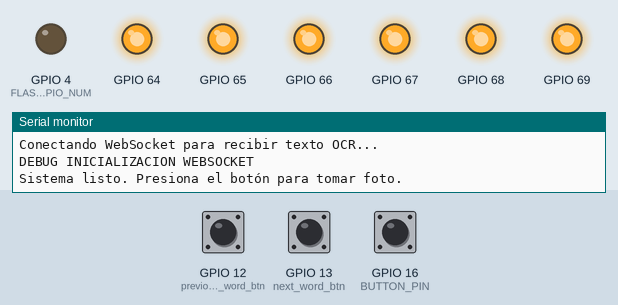
Simulated run of this sketch. Board: ESP32. Shown: output pins drawn as LEDs (lit = HIGH), the last lines printed to the serial monitor. The test bench sets the inputs (shaded band); at power-on: GPIO 16 (BUTTON_PIN) HIGH, GPIO 12 (previous_word_btn) HIGH, GPIO 13 (next_word_btn) HIGH. WiFi joins after 1.5 s; servers stay silent unless stated; uploads are accepted with an empty reply; the camera gives no picture.

Above: at 3.1 s.
At 6.3 s:
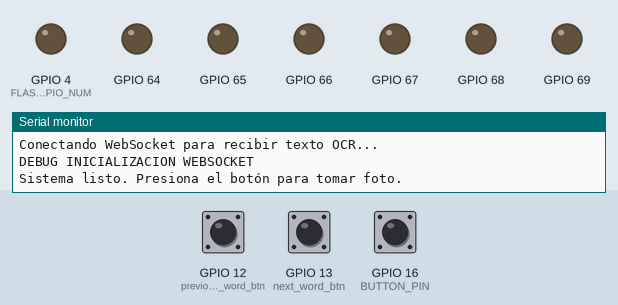
6.4 s: GPIO 16 (BUTTON_PIN) pulled LOW for 0.15 s
At 6.53 s:
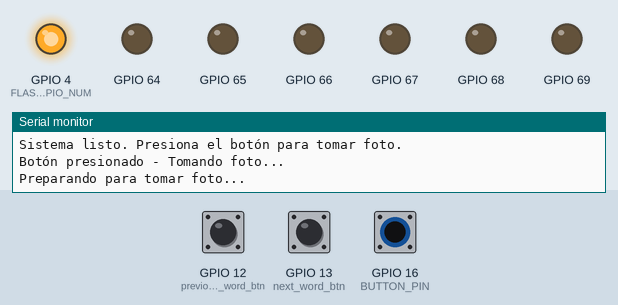
Timing chart, 0 to 9.4 s (numbered marks = the images above; inputs shaded):
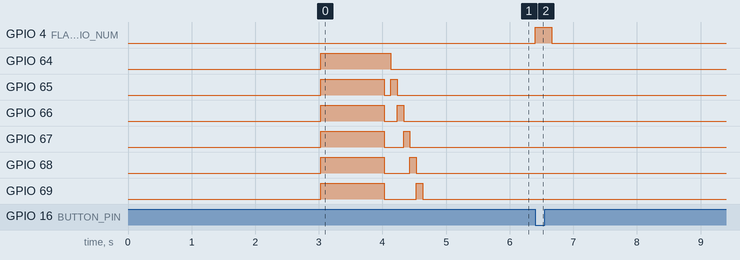

Measured:
- after the input at 6.4 s, GPIO 4 (FLASH_GPIO_NUM): LOW → HIGH at once, → LOW 0.26 s later

The sketch:

sketch_3.1_debug.ino
```cpp
/*COMENTARIOS

Instalar ARDUINO IDE

Board:

ESP32 byEspressif Systems

Librerias:

PCF8574 by Rob Tillaart

ArduinoWebsockets by Gil Maimon


**** CODIGO PARA 1 SOLO MODULO BRAILLE ****

=====CODIGO PARA CONFIGURACION CON EL EXPANSOR GPIO, CONSIDERAR QUE LOS BOTONES SE CONECTAN AL ESP32-CAM=====

ORDEN DE DESIGNACION DE PINES PARA LOS MOD. BRAILLE:

6 3
5 2
4 1

CAMBIOS REALIZADOS:
- MSJS DE DEBUG EN SETUP()
*/

#include "esp_camera.h"
#include <WiFi.h>
#include <HTTPClient.h>

#include <Wire.h>
#include <PCF8574.h>

#include <ArduinoWebsockets.h>
using namespace websockets;
WebsocketsClient client;

const int NUM_LEDS_POR_MODULO = 6;
PCF8574 expansor(0x20);
String palabra = "";

/*----------------------MODIFICABLES------------------------*/

const char* ssid = "Nombre_red_wifi";
const char* password = "Contraseña_wifi";
const char* serverIP = "192.168.1.100"; // IP del servidor local (PC)
const int serverPort = 8080;

const int NUM_MODULOS = 1; // Cantidad de modulos Braille

// Configuración de pines del expansor para los módulos braille
const int braillePins[NUM_MODULOS][NUM_LEDS_POR_MODULO] = {
    {0, 1, 2, 3, 4, 5}    // Módulo 1
  };

// Hay que modificar el codigo dependiendo si se agregan o quitan estas variables
int letra1;   // Índices de letras actuales

#define previous_word_btn 12   // Botón palabra anterior
#define next_word_btn 13    // Botón palabra siguiente
#define BUTTON_PIN 16      // Botón camara

// Config. del expansor en setup()

/*---------------------------------------------------------*/


// -------------Mapa de pines del ESP32-------------

/* PINES DISPONIBLES EN UN ESP32-CAM:

GPIO 0          - Nose pero no tocar uwu arigato
GPIO 1  (TX)    -    NO USAR
GPIO 3  (RX)    -    NO USAR

GPIO 12         - Disponible   BTN ANT
GPIO 13         - Disponible   BTN SIG
GPIO 14         - Disponible   EXPANSOR
GPIO 15         - Disponible   EXPANSOR
GPIO 16         - Disponible   BTN CAM

GPIO 2          - LED interno
GPIO 4          - LED flash

*/

/*----------------------------------------------*/

#define FLASH_GPIO_NUM     4  // Pin del flash
bool flashEnabled = true;

// Configuracion pines de la camara
#define PWDN_GPIO_NUM     32
#define RESET_GPIO_NUM    -1
#define XCLK_GPIO_NUM      0
#define SIOD_GPIO_NUM     26
#define SIOC_GPIO_NUM     27
#define Y9_GPIO_NUM       35
#define Y8_GPIO_NUM       34
#define Y7_GPIO_NUM       39
#define Y6_GPIO_NUM       36
#define Y5_GPIO_NUM       21
#define Y4_GPIO_NUM       19
#define Y3_GPIO_NUM       18
#define Y2_GPIO_NUM        5
#define VSYNC_GPIO_NUM    25
#define HREF_GPIO_NUM     23
#define PCLK_GPIO_NUM     22

// Mapa de caracteres braille (a-z)
const unsigned char brailleMap[26] = {
  0b000001, // a - ⠁
  0b000011, // b - ⠃
  0b001001, // c - ⠉
  0b011001, // d - ⠙
  0b010001, // e - ⠑
  0b001011, // f - ⠋
  0b011011, // g - ⠛
  0b010011, // h - ⠓
  0b001010, // i - ⠊
  0b011010, // j - ⠚
  0b000101, // k - ⠅
  0b000111, // l - ⠇
  0b001101, // m - ⠍
  0b011101, // n - ⠝
  0b010101, // o - ⠕
  0b001111, // p - ⠏
  0b011111, // q - ⠟
  0b010111, // r - ⠗
  0b001110, // s - ⠎
  0b011110, // t - ⠞
  0b100101, // u - ⠥
  0b100111, // v - ⠧
  0b111010, // w - ⠺
  0b101101, // x - ⠭
  0b111101, // y - ⠽
  0b110101  // z - ⠵
};

// Mapa de números braille (0-9)
const unsigned char numberMap[10] = {
  0b011010, // 0 - ⠚
  0b000001, // 1 - ⠁
  0b000011, // 2 - ⠃
  0b001001, // 3 - ⠉
  0b011001, // 4 - ⠙
  0b010001, // 5 - ⠑
  0b001011, // 6 - ⠋
  0b011011, // 7 - ⠛
  0b010011, // 8 - ⠓
  0b001010  // 9 - ⠊
};

// Caracteres especiales
// Realizar correccion si es necesaria
const unsigned char specialCharMap[][2] = {
  {' ', 0b000000}, // espacio
  {'.', 0b000100}, // punto
  {',', 0b000010}, // coma
  {';', 0b000110}, // punto y coma
  {':', 0b010010}, // dos puntos
  {'?', 0b100110}, // interrogación
  {'!', 0b010110}, // exclamación
  {'-', 0b100100}, // guión
  {'#', 0b111100}  // indicador numérico
};

bool palabra_existe = false;  // Flag para palabra existente

bool buttonPressed = false; // Para boton de la camara
bool lastButtonState = HIGH;

bool expansorDisponible = false;
/*-------------------------------------------------------------------------------*/

void setup() {
  Serial.begin(115200);
  Serial.println("Sistema Braille Iniciado");
  //new
  printResetReason();
  //
  pinMode(FLASH_GPIO_NUM, OUTPUT);
  digitalWrite(FLASH_GPIO_NUM, LOW);

  //Debug
  Serial.println("DEBUG CONF FLASH");

  // Configuración expansor
  Wire.begin(14, 15); // SDA = GPIO14, SCL = GPIO15 on ESP32-CAM
  Wire.setClock(100000);

    //Debug
    Serial.println("DEBUG CONF Expansor (begin y clock)");

  //new

  if (!initExpansor()) {
    Serial.println("ERROR: No se pudo inicializar el expansor PCF8574");
    Serial.println("Continuando sin expansor...");
    // No terminar la ejecución, continuar sin expansor
  }

  //Debug
  Serial.println("DEBUG INICIALIZACION EXPANSOR");

  // Conectar a WiFi
  connectToWiFi();

  //Debug
  Serial.println("DEBUG CONEXION WIFI");


   /*Configuracion botones*/
  pinMode(BUTTON_PIN, INPUT_PULLUP); // Boton camara
  pinMode(previous_word_btn, INPUT_PULLUP); // Boton palabra ant
  pinMode(next_word_btn, INPUT_PULLUP); // Boton palabra sig
  /*---------------------*/

  //Debug
  Serial.println("DEBUG CONFIG BOTONES CAM, PALABRAS ANT/SIG");

  /*Inicializar Camara*/
  if (!initCamera()) {
    Serial.println("¡Error fatal! No se pudo inicializar la cámara");
    while (true); // Detener ejecución
  }
  //Debug
  Serial.println("DEBUG INICIALIZACION CÁMARA");

  // Configuracion del WebSocket para recibir texto del OCR
  client.onMessage(onMessageCallback);
  client.onEvent(onEventsCallback);
  connectWebSocket();

  //Debug
  Serial.println("DEBUG INICIALIZACION WEBSOCKET");

  Serial.println("Sistema listo. Presiona el botón para tomar foto.");

  if (expansorDisponible) {
    testLEDs();
  }
  limpiarLEDs();

  delay(500);
  //fin setup()
}


// 3. Función para inicializar y verificar el expansor
bool initExpansor() {
  expansor.begin();

  // Verificar si el PCF8574 responde
  Wire.beginTransmission(0x20);
  byte error = Wire.endTransmission();

  if (error == 0) {
    Serial.println("PCF8574 encontrado y funcionando");
    expansorDisponible = true;

    // Inicializar pines del expansor
    for (int modulo = 0; modulo < NUM_MODULOS; modulo++) {
      for (int led = 0; led < NUM_LEDS_POR_MODULO; led++) {
        expansor.write(braillePins[modulo][led], LOW);
      }
    }
    return true;
  } else {
    Serial.println("PCF8574 no responde en dirección 0x20");
    expansorDisponible = false;
    return false;
  }
}

unsigned long lastDebounceTime = 0;
const unsigned long debounceDelay = 50;

void loop() {
  // Verificar estado WiFi de forma más segura
  static unsigned long lastWiFiCheck = 0;
  if (millis() - lastWiFiCheck > 30000) { // Cada 30 segundos
    if (WiFi.status() != WL_CONNECTED) {
      Serial.println("WiFi perdido. Reconectando...");
      connectToWiFi();
    }
    lastWiFiCheck = millis();
  }

  // Manejo de botón con protección adicional
  bool currentButtonState = digitalRead(BUTTON_PIN);
  if (lastButtonState == HIGH && currentButtonState == LOW) {
    if (millis() - lastDebounceTime > debounceDelay) {
      buttonPressed = true;
      lastDebounceTime = millis();
    }
  }
  lastButtonState = currentButtonState;

  if (buttonPressed) {
    buttonPressed = false;
    Serial.println("Botón presionado - Tomando foto...");
    if (WiFi.status() == WL_CONNECTED) {
      takePhotoAndSend();
    } else {
      Serial.println("WiFi no disponible - no se puede enviar foto");
    }
  }

  // WebSocket solo si WiFi está conectado
  if (WiFi.status() == WL_CONNECTED) {
    client.poll();
  }

  manejarBotonAnterior();
  manejarBotonSiguiente();
  actualizarEstadoPalabra();
}


/*FUNCIONES PARA EL SISTEMA*/

/*===============F. SOLO CAMARA, ENVIADO Y RECIBIDO DE FOTOS, Y RELACIONADOS===============*/
bool initCamera() {

  Serial.println("Prueba 1");
  camera_config_t config;
  config.ledc_channel = LEDC_CHANNEL_0;
  config.ledc_timer = LEDC_TIMER_0;
  Serial.println("Prueba 2");
  config.pin_d0 = Y2_GPIO_NUM;
  config.pin_d1 = Y3_GPIO_NUM;
  config.pin_d2 = Y4_GPIO_NUM;
  config.pin_d3 = Y5_GPIO_NUM;
  config.pin_d4 = Y6_GPIO_NUM;
  config.pin_d5 = Y7_GPIO_NUM;
  config.pin_d6 = Y8_GPIO_NUM;
  config.pin_d7 = Y9_GPIO_NUM;
  Serial.println("Prueba 3");
  config.pin_xclk = XCLK_GPIO_NUM;
  config.pin_pclk = PCLK_GPIO_NUM;
  config.pin_vsync = VSYNC_GPIO_NUM;
  config.pin_href = HREF_GPIO_NUM;
  Serial.println("Prueba 4");
  config.pin_sccb_sda = SIOD_GPIO_NUM;
  config.pin_sccb_scl = SIOC_GPIO_NUM;
  config.pin_pwdn = PWDN_GPIO_NUM;
  config.pin_reset = RESET_GPIO_NUM;
  Serial.println("Prueba 5");
  config.xclk_freq_hz = 20000000;
  config.pixel_format = PIXFORMAT_JPEG;
  Serial.println("Prueba 6");
  // Calidad de imagen
  config.frame_size = FRAMESIZE_VGA;  // 800x600
  config.jpeg_quality = 12;            // 0-63 (menor = mejor calidad)
  config.fb_count = 1;
  Serial.println("Prueba 7");
  esp_err_t err = esp_camera_init(&config);
  if (err != ESP_OK) {
    Serial.printf("Error inicializando camara: 0x%x", err);
    return false;
  }

  return true;
}

void printResetReason() {
  esp_reset_reason_t reason = esp_reset_reason();

  Serial.print("Motivo del reinicio: ");
  switch(reason) {
    case ESP_RST_POWERON: Serial.println("Encendido"); break;
    case ESP_RST_SW: Serial.println("Software"); break;
    case ESP_RST_PANIC: Serial.println("Pánico/Excepción"); break;
    case ESP_RST_INT_WDT: Serial.println("Watchdog Interrupción"); break;
    case ESP_RST_TASK_WDT: Serial.println("Watchdog Tarea"); break;
    case ESP_RST_WDT: Serial.println("Watchdog General"); break;
    case ESP_RST_DEEPSLEEP: Serial.println("Deep Sleep"); break;
    case ESP_RST_BROWNOUT: Serial.println("Brownout (Voltaje bajo)"); break;
    default: Serial.println("Desconocido"); break;
  }
}

void connectToWiFi() {
  WiFi.disconnect(true);
  delay(1000);
  WiFi.mode(WIFI_STA);

  Serial.printf("Conectando a %s ", ssid);
  WiFi.begin(ssid, password);

  int intentos = 0;
  while (WiFi.status() != WL_CONNECTED && intentos < 20) {
    delay(500);
    Serial.print(".");
    intentos++;
  }

  if (WiFi.status() == WL_CONNECTED) {
    Serial.println("\nConectado!");
    Serial.print("Dirección IP: ");
    Serial.println(WiFi.localIP());
  } else {
    Serial.println("\nNo se pudo conectar a WiFi");
    Serial.println("Continuando sin WiFi...");
  }
}

void takePhotoAndSend() {
  Serial.println("Preparando para tomar foto...");

  // Activar flash (si está habilitado)
  if(flashEnabled) {
    digitalWrite(FLASH_GPIO_NUM, HIGH);
    delay(200);
    Serial.println("Flash activado");
  }

  // Capturar foto
  camera_fb_t *fb = esp_camera_fb_get();

  // Desactivar flash
  if(flashEnabled) {
    digitalWrite(FLASH_GPIO_NUM, LOW);
    Serial.println("Flash desactivado");
  }

  if(!fb) {
    Serial.println("Error: No se pudo capturar la imagen");
    return;
  }

  Serial.printf("Imagen capturada: %zu bytes\n", fb->len);

  // Enviar imagen al servidor =========
  if(WiFi.status() == WL_CONNECTED) {
    HTTPClient http;
    String serverUrl = "http://" + String(serverIP) + ":" + String(serverPort) + "/upload";

    http.begin(serverUrl);
    http.addHeader("Content-Type", "image/jpeg");

    Serial.println("Enviando foto a: " + serverUrl);
    int httpResponseCode = http.POST(fb->buf, fb->len);

    if(httpResponseCode > 0) {
      String response = http.getString();
      Serial.printf("Respuesta del servidor: %d - %s\n", httpResponseCode, response.c_str());
    } else {
      Serial.printf("Error enviando imagen: %d\n", httpResponseCode);
    }

    http.end();
  } else {
    Serial.println("Error: WiFi desconectado");
  }
  // Liberar memoria del framebuffer
  esp_camera_fb_return(fb);
}

void connectWebSocket() {
  String wsUrl = "ws://" + String(serverIP) + ":" + String(serverPort) + "/ws";
  client.connect(wsUrl);
  Serial.println("Conectando WebSocket para recibir texto OCR...");
}

void onMessageCallback(WebsocketsMessage message) {
  palabra = message.data();
  palabra_existe = (palabra != "");
  letra1 = 0;
  mostrarLetras();
  Serial.println("=== TEXTO RECIBIDO ===");
  Serial.println(palabra);
  Serial.println("========================");
}

void onEventsCallback(WebsocketsEvent event, String data) {
  if(event == WebsocketsEvent::ConnectionOpened) {
    Serial.println("WebSocket conectado!");
  } else if(event == WebsocketsEvent::ConnectionClosed) {
    Serial.println("WebSocket desconectado. Reconectando...");
    delay(1000);
    connectWebSocket();
  }
}


/*===============FUNCIONES DE LAS CELDAS BRAILLE Y RELACIONADOS===============*/

void activarCeldasBraille(String texto) {
  palabra = texto; // Asignar el texto directamente
  letra1 = 0;
  mostrarLetras();
}

void manejarBotonAnterior() {
  static unsigned long lastPrevBtnPress = 0;
  static int lastPrevBtnState = HIGH;
  int currentPrevBtnState = digitalRead(previous_word_btn);

  if(currentPrevBtnState == LOW && lastPrevBtnState == HIGH && millis() - lastPrevBtnPress > 300) {
    lastPrevBtnPress = millis();
    if(palabra_existe && letra1 > 0) {
      letra1 -= NUM_MODULOS;
      mostrarLetras();
    }
  }
  lastPrevBtnState = currentPrevBtnState;
}

void manejarBotonSiguiente() {
  static unsigned long lastNextBtnPress = 0;
  static int lastNextBtnState = HIGH;
  int currentNextBtnState = digitalRead(next_word_btn);

  if(currentNextBtnState == LOW && lastNextBtnState == HIGH && millis() - lastNextBtnPress > 300) {
    lastNextBtnPress = millis();
    if(palabra_existe && letra1 < palabra.length() - 1) {
      letra1 += NUM_MODULOS;
      mostrarLetras();
    }
  }
  lastNextBtnState = currentNextBtnState;
}

void actualizarEstadoPalabra() {
  palabra_existe = (palabra != "");
}

// Funciones de visualización braille
void mostrarLetras() {
  //new
  if (!palabra_existe || palabra.length() == 0) {
    limpiarLEDs();
    return;
  }
  //
  if (!palabra_existe || letra1 >= palabra.length()) return;

  limpiarLEDs();

  if (letra1 < palabra.length()) mostrarCaracter(0, letra1);

  // Debug
  Serial.print("Mostrando: ");
  if (letra1 < palabra.length()) Serial.print(palabra.charAt(letra1));
}

void mostrarCaracter(int modulo, int posicion) {
  if (posicion >= palabra.length()) return;

  char caracter = palabra.charAt(posicion);
  unsigned char patron = 0;

  if (isDigit(caracter)) {
    // Los números se muestran directamente con su patrón
    patron = numberMap[caracter - '0'];
  }
  else if (isAlpha(caracter)) {
    // Letras
    patron = brailleMap[tolower(caracter) - 'a'];
  }
  else {
    // Caracteres especiales
    bool encontrado = false;
    for (int i = 0; i < sizeof(specialCharMap) / sizeof(specialCharMap[0]); i++) {
      if (specialCharMap[i][0] == caracter) {
        patron = specialCharMap[i][1];
        encontrado = true;
        break;
      }
    }

    // Si no se encuentra el carácter, usar patrón vacío
    if (!encontrado) {
      patron = 0b000000;
    }
  }

  mostrarPatron(modulo, patron);
}

void mostrarPatron(int modulo, unsigned char patron) {
  if (!expansorDisponible) {
    Serial.println("Expansor no disponible - simulando patrón");
    return;
  }

  for (int led = 0; led < NUM_LEDS_POR_MODULO; led++) {
    bool ledEncendido = (patron & (1 << led)) != 0;
    expansor.write(braillePins[modulo][led], ledEncendido ? HIGH : LOW);
  }
}

void limpiarLEDs() {
  for (int modulo = 0; modulo < NUM_MODULOS; modulo++) {
    for (int led = 0; led < NUM_LEDS_POR_MODULO; led++) {
      expansor.write(braillePins[modulo][led], LOW);
    }
  }
}
void testLEDs() {
  if (!expansorDisponible) {
    Serial.println("Test LEDs omitido - expansor no disponible");
    return;
  }

  // Prueba todos los LEDs
  for (int modulo = 0; modulo < NUM_MODULOS; modulo++) {
    for (int led = 0; led < NUM_LEDS_POR_MODULO; led++) {
      expansor.write(braillePins[modulo][led], HIGH);
    }
  }
  delay(1000);
  limpiarLEDs();

  // Prueba por módulo
  for (int modulo = 0; modulo < NUM_MODULOS; modulo++) {
    for (int led = 0; led < NUM_LEDS_POR_MODULO; led++) {
      expansor.write(braillePins[modulo][led], HIGH);
      delay(100);
      expansor.write(braillePins[modulo][led], LOW);
    }
  }
}
```
